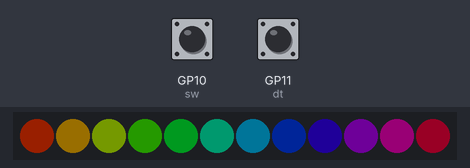
Recording of a program running on a simulated Raspberry Pi Pico running CircuitPython. Parts: 12 RGB LEDs in strip order, left to right. The inputs (shaded band) are chosen by the test bench; at power-on: GP11 (dt) HIGH, GP10 (sw) HIGH. Dim RGB values are drawn brighter than linear; USB keyboard and mouse output is not drawn; what the program prints to the serial console is not drawn.

Above: at 2.66 s.
2.7 s: GP11 (dt) pulled LOW for 1 s
At 3.4 s:
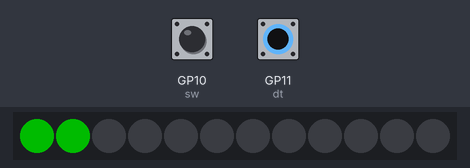
6.7 s: GP10 (sw) pulled LOW for 0.15 s
At 7.2 s:
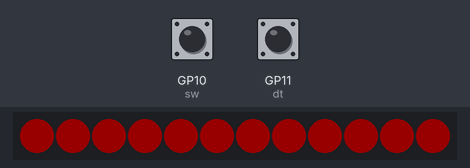
7.4 s: GP10 (sw) pulled LOW for 1 s
At 8.2 s:
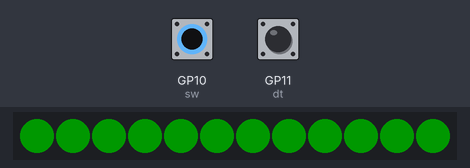
9.0 s: GP11 (dt) pulled LOW for 0.15 s
At 9.4 s:
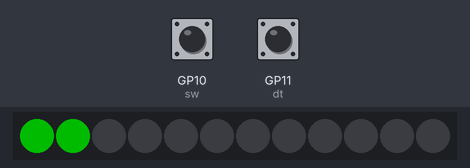

The program:

volume_controller.py
```python
"""
라즈베리파이 피코 USB HID 볼륨 컨트롤러
- 로터리 엔코더(KY-040)로 볼륨 조절
- 네오픽셀 LED로 볼륨 레벨 표시
- USB HID를 통한 컴퓨터 볼륨 제어
"""
# 필요한 라이브러리들을 가져옵니다.
import time
import usb_hid
from adafruit_hid.consumer_control import ConsumerControl
from adafruit_hid.consumer_control_code import ConsumerControlCode
import board
import digitalio
import neopixel

# --- 1. 설정 (Constants) ---
# 이 부분의 값만 수정하면 프로젝트의 동작을 쉽게 변경할 수 있습니다.

# [하드웨어 핀 설정]
CLK_PIN = board.GP12  # 로터리 엔코더 CLK 핀
DT_PIN = board.GP11   # 로터리 엔코더 DT 핀
SW_PIN = board.GP10   # 로터리 엔코더 스위치 핀
LED_PIN = board.GP6   # 네오픽셀 LED 데이터 핀

# [네오픽셀 LED 설정]
NUM_PIXELS = 12        # 연결된 네오픽셀 LED의 개수
RAINBOW_BRIGHTNESS = 0.1  # 기본 무지개 효과의 밝기 (0.0 ~ 1.0)

# [동작 시간 및 민감도 설정]
# 시간 단위는 나노초(ns)입니다. (1초 = 1,000,000,000 ns)
SW_DEBOUNCE_NS = 200_000_000         # 스위치 버튼 디바운싱 시간 (0.2초)
VOLUME_DISPLAY_NS = 2_000_000_000    # 볼륨 조절 후 LED 표시 유지 시간 (2초)
PLAY_PAUSE_DISPLAY_NS = 1_000_000_000 # 재생/일시정지 후 LED 표시 유지 시간 (1초)
RAINBOW_UPDATE_NS = 50_000_000       # 무지개 효과 업데이트 간격 (0.05초)

# [로터리 엔코더 상태 테이블]
# 이전 상태(2비트)와 현재 상태(2비트)를 조합한 4비트 값으로 회전 방향을 판단합니다.
# 이 테이블 덕분에 빠르고 정확한 엔코더 감지가 가능합니다.
# key: (이전 CLK, 이전 DT, 현재 CLK, 현재 DT)의 4비트 값
# value: +1 (시계방향), -1 (반시계방향)
ENCODER_STATE_TABLE = {
    0b0001: -1, 0b0010: 1,  0b0100: 1,  0b0111: -1,
    0b1000: -1, 0b1011: 1,  0b1101: 1,  0b1110: -1,
}

# --- 2. 하드웨어 초기화 ---

# 로터리 엔코더 핀을 내부 풀업 저항이 있는 디지털 입력으로 설정합니다.
clk = digitalio.DigitalInOut(CLK_PIN)
clk.direction = digitalio.Direction.INPUT
clk.pull = digitalio.Pull.UP

dt = digitalio.DigitalInOut(DT_PIN)
dt.direction = digitalio.Direction.INPUT
dt.pull = digitalio.Pull.UP

sw = digitalio.DigitalInOut(SW_PIN)
sw.direction = digitalio.Direction.INPUT
sw.pull = digitalio.Pull.UP

# 네오픽셀 LED 객체를 생성합니다. auto_write=False로 설정하여 수동으로 write()를 호출할 때만 LED가 갱신되도록 합니다.
pixels = neopixel.NeoPixel(LED_PIN, NUM_PIXELS, auto_write=False, brightness=RAINBOW_BRIGHTNESS)

# PC에 미디어 제어 신호를 보낼 HID 객체를 생성합니다.
consumer_control = ConsumerControl(usb_hid.devices)


# --- 3. 유틸리티 및 LED 표시 함수 ---

def hsv_to_rgb(h, s, v):
    """HSV 색상 모델을 RGB로 변환하는 함수"""
    if s == 0.0: return (v, v, v)
    h = h % 360
    i = int(h / 60)
    f = (h / 60) - i
    p = v * (1.0 - s)
    q = v * (1.0 - s * f)
    t = v * (1.0 - s * (1.0 - f))

    # 튜플의 각 값을 정수로 변환하여 반환
    if i == 0: r, g, b = v, t, p
    elif i == 1: r, g, b = q, v, p
    elif i == 2: r, g, b = p, v, t
    elif i == 3: r, g, b = p, q, v
    elif i == 4: r, g, b = t, p, v
    else: r, g, b = v, p, q
    return (int(r * 255), int(g * 255), int(b * 255))

def show_rainbow(offset):
    """은은하게 움직이는 무지개 효과를 LED에 표시"""
    pixels.brightness = RAINBOW_BRIGHTNESS  # 기본 밝기로 설정
    for i in range(NUM_PIXELS):
        hue = (i * 360 // NUM_PIXELS + offset) % 360
        pixels[i] = hsv_to_rgb(hue, 1.0, 1.0)
    pixels.write()

def show_volume_level(level):
    """현재 볼륨 레벨을 LED 막대 그래프 형태로 표시"""
    pixels.brightness = 0.5  # 볼륨 표시는 조금 더 밝게
    pixels.fill((0, 0, 0))  # 모든 LED를 끔

    lit_pixels = int((level / 100) * NUM_PIXELS)

    # 볼륨 크기에 따라 색상 결정 (낮음: 녹색, 중간: 노란색, 높음: 빨간색)
    color = (0, 150, 0)
    if level >= 70: color = (150, 0, 0)
    elif level >= 30: color = (150, 150, 0)

    for i in range(lit_pixels):
        pixels[i] = color
    pixels.write()

def show_play_pause_feedback(is_playing):
    """재생/일시정지 상태를 LED 깜빡임으로 피드백"""
    pixels.brightness = 0.3
    if is_playing:
        pixels.fill((0, 80, 0))  # 재생: 녹색
    else:
        pixels.fill((80, 0, 0))  # 일시정지: 빨간색
    pixels.write()
    time.sleep(0.3) # 짧은 피드백 후 원래 상태로 돌아가기 위함


# --- 4. 메인 프로그램 (Main Logic) ---

def run_volume_controller():
    print("USB HID 볼륨 컨트롤러 시작")

    # 프로그램 상태를 저장하는 변수들
    volume_level = 20.0  # 현재 볼륨 레벨 (0-100)
    is_playing = True    # 현재 재생 상태
    rainbow_offset = 0   # 무지개 효과의 시작 색상 위치

    # 시간 기반 상태 관리를 위한 변수들
    last_volume_change_time = 0
    last_play_pause_time = 0
    last_rainbow_update_time = 0

    # 로터리 엔코더 상태 초기화 (현재 핀 상태를 읽어 초기값 설정)
    last_encoder_state = (clk.value << 1) | dt.value
    last_sw_state = sw.value
    last_sw_change_time = 0

    while True:
        current_time = time.monotonic_ns()

        # 1. 로터리 엔코더 처리
        encoder_state = (clk.value << 1) | dt.value
        if encoder_state != last_encoder_state:
            # 상태 테이블 조회를 위해 4비트 키 생성
            lookup_key = (last_encoder_state << 2) | encoder_state
            direction = ENCODER_STATE_TABLE.get(lookup_key, 0) # 테이블에 없으면 0 (무시)

            if direction != 0:
                # 볼륨 조절 및 최대/최소값 제한
                volume_level = max(0, min(100, volume_level + (direction * 2)))
                # PC로 볼륨 조절 신호 전송
                if direction > 0:
                    consumer_control.send(ConsumerControlCode.VOLUME_INCREMENT)
                else:
                    consumer_control.send(ConsumerControlCode.VOLUME_DECREMENT)

                print(f"볼륨: {int(volume_level)}%")
                show_volume_level(volume_level)
                last_volume_change_time = current_time # 마지막 변경 시간 기록

            last_encoder_state = encoder_state # 현재 상태를 다음 루프를 위해 저장

        # 2. 스위치 버튼 처리
        sw_state = sw.value
        # 버튼이 눌렸을 때 (신호가 LOW가 될 때) 그리고 디바운싱 시간이 지났을 때
        if sw_state != last_sw_state and not sw_state:
            if (current_time - last_sw_change_time) > SW_DEBOUNCE_NS:
                is_playing = not is_playing
                consumer_control.send(ConsumerControlCode.PLAY_PAUSE)

                print("재생/일시정지 토글")
                show_play_pause_feedback(is_playing)
                last_play_pause_time = current_time
                last_sw_change_time = current_time

        last_sw_state = sw_state

        # 3. LED 디스플레이 상태 관리 (우선순위: 볼륨 > 재생/일시정지 > 무지개)
        # 아무런 입력이 없을 때만 무지개 효과를 표시합니다.
        # 볼륨/재생 표시는 해당 이벤트가 발생했을 때 이미 처리되었으므로,
        # 여기서는 일정 시간 동안 다른 효과가 나오지 않도록 막는 역할만 합니다.
        if (current_time - last_volume_change_time) < VOLUME_DISPLAY_NS:
            pass # 볼륨 표시 유지
        elif (current_time - last_play_pause_time) < PLAY_PAUSE_DISPLAY_NS:
            pass # 재생/일시정지 피드백 후 대기
        else:
            # 기본 상태: 무지개 효과를 일정 간격으로 업데이트
            if (current_time - last_rainbow_update_time) > RAINBOW_UPDATE_NS:
                rainbow_offset = (rainbow_offset + 1) % 360
                show_rainbow(rainbow_offset)
                last_rainbow_update_time = current_time

        # CPU 자원을 불필요하게 사용하지 않도록 아주 짧은 대기시간을 줍니다.
        time.sleep(0.001)

# 이 스크립트가 직접 실행될 때만 함수를 호출합니다.
if __name__ == "__main__":
    run_volume_controller()
```

Measured:
- after the input at 2.7 s, the LEDs: change at once (image 1)
- after the input at 6.7 s, the LEDs: change at once (image 2)
- after the input at 7.4 s, the LEDs: change at once (image 3)
- after the input at 9.0 s, the LEDs: change at once (image 4)
